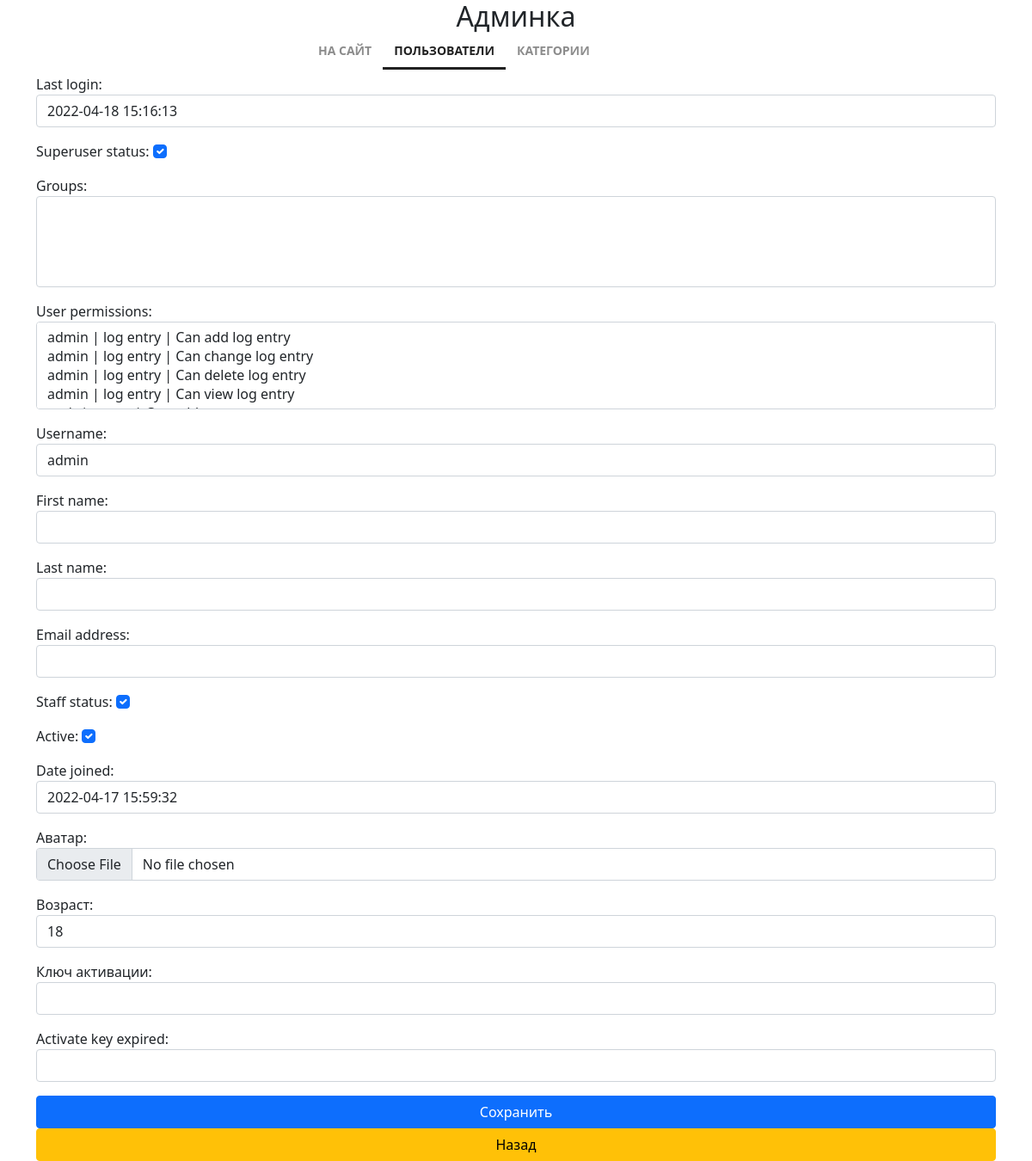
The app's page /control/users/update/1/ (signed in), older data.
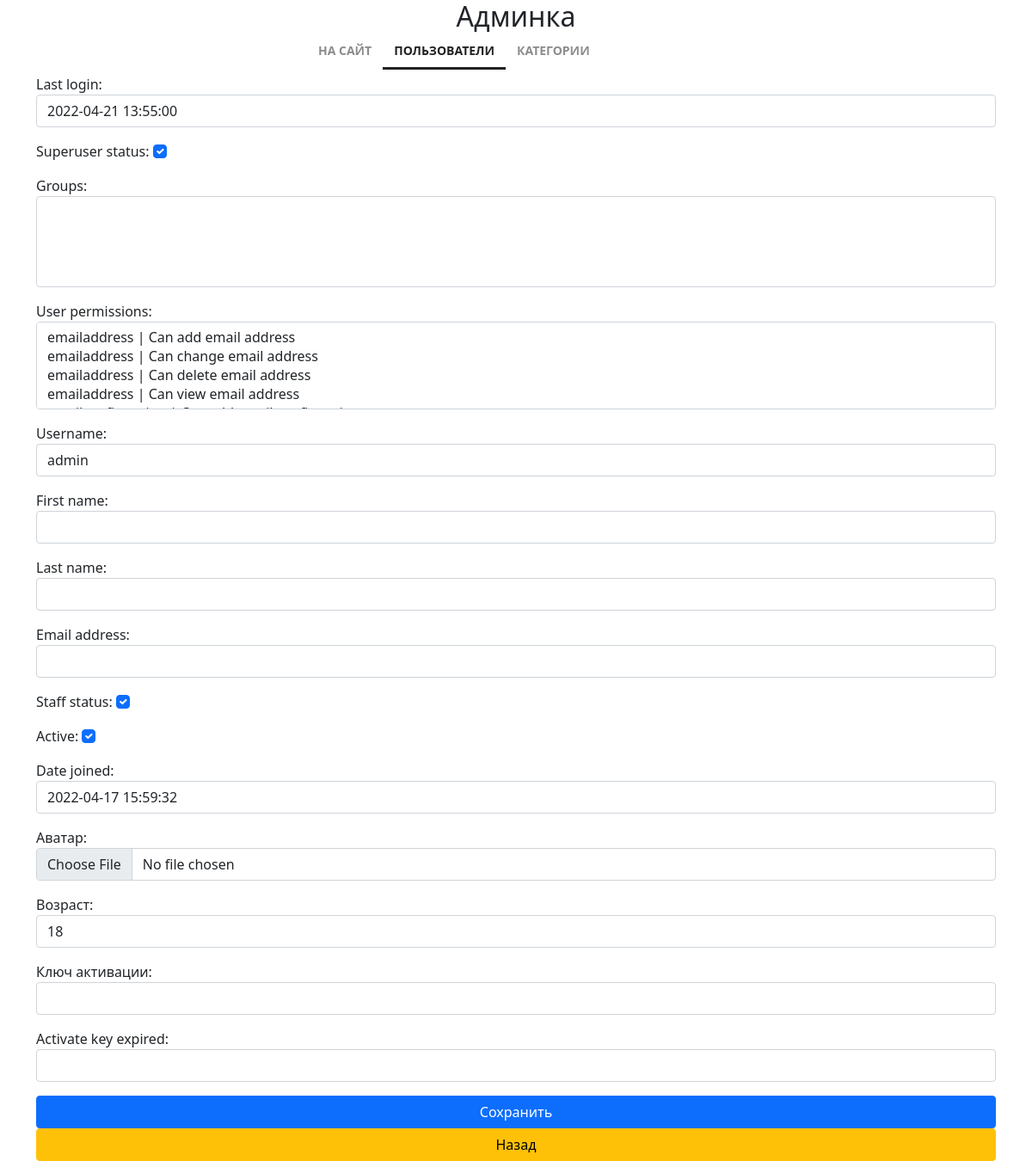
The same page, newer data.
### authapp/models.py (models this page shows, shortened)
class ShopUser(AbstractUser):
    avatar = models.ImageField(upload_to='users_avatars', blank=True, verbose_name='аватар', default='default.jpg')
    age = models.PositiveSmallIntegerField(verbose_name='возраст', null=True, default=18)
    activate_key = models.CharField(max_length=128, verbose_name='Ключ активации', blank=True, null=True)
    activate_key_expired = models.DateTimeField(blank=True, null=True)

### adminapp/views.py (the view)
# urls.py: path('users/update/<int:pk>/', views.user_update, name='user_update'),
@user_passes_test(lambda u: u.is_superuser)
def user_update(request, pk):
    current_user = get_object_or_404(ShopUser, pk=pk)
    if request.method == 'POST':
        user_form = ShopUserAdminEditForm(request.POST, request.FILES, instance=current_user)
        if user_form.is_valid():
            user_form.save()
            return redirect('adminapp:user_list')
    else:
        user_form = ShopUserAdminEditForm(instance=current_user)
    context = {
        'form': user_form,
    }
    return render(request, 'adminapp/user_form.html', context)

### adminapp/forms.py
class ShopUserAdminEditForm(ShopUserEditForm):
    class Meta:
        model = ShopUser
        fields = '__all__'

### mainapp/context_processors.py (called while the page is built)
def basket(request):
    basket_items = []
    if request.user.is_authenticated:
        basket_items = Basket.objects.filter(user=request.user)
    return {
        'basket': basket_items,
    }

### adminapp/templates/adminapp/user_form.html (shortened to what this page needs)
{% extends 'adminapp/base.html' %}
{% block content %}
    <form class="form-horizontal" method="post" enctype="multipart/form-data">
        {{ form.as_p }}
        <input type="submit" value="Сохранить" class="btn btn-primary col-lg-12">
    </form>
    <a href="{% url 'adminapp:user_list' %}" class="btn btn-warning col-lg-12">Назад</a>
{% endblock %}

Row changes from the older to the newer data that the page shows:
changed ShopUser "admin": last_login "2022-04-18 15:16:13" → "2022-04-21 13:55:00"
Text that changed along with them:
form field user_permissions: "admin | log entry | Can add log entry / admin | log entry | Can change log entry / admin | log entry | Can delete log entry / admin | log entry | Can view log entry" → "emailaddress | Can add email address / emailaddress | Can change email address / emailaddress | Can delete email address / emailaddress | Can view email address"
